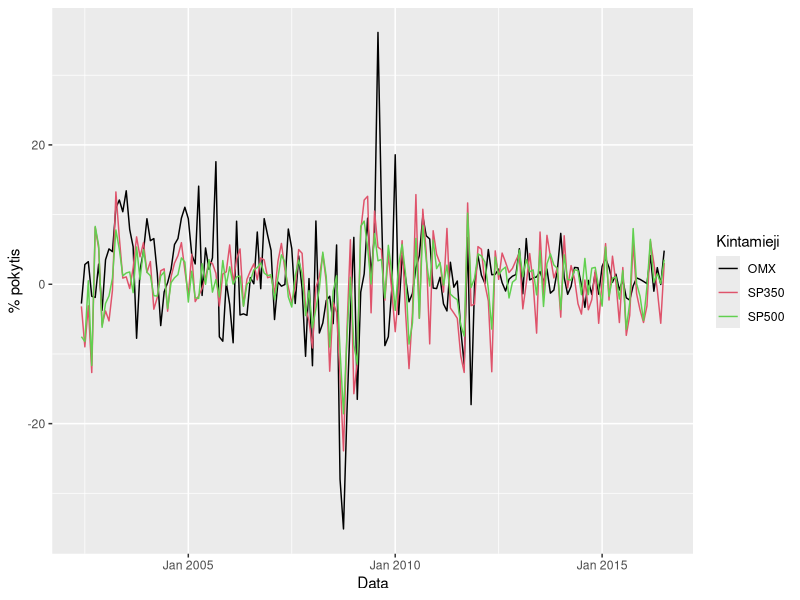
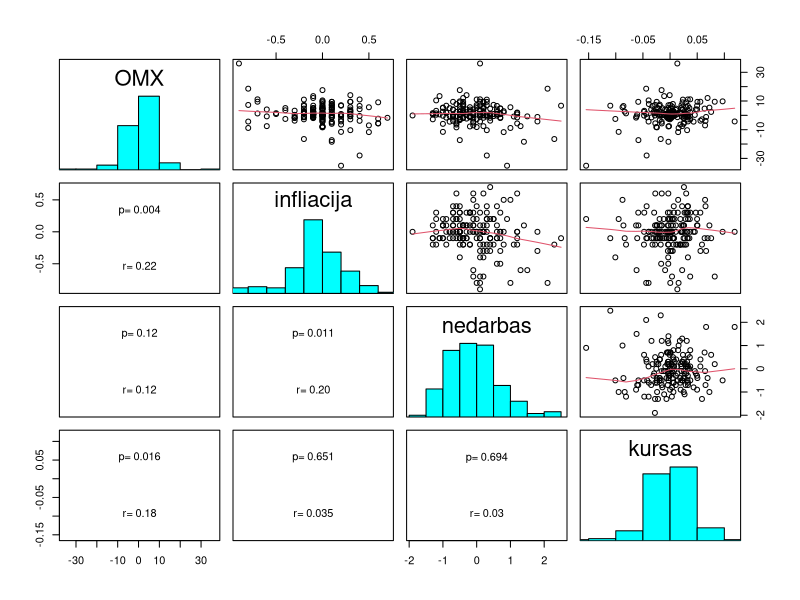
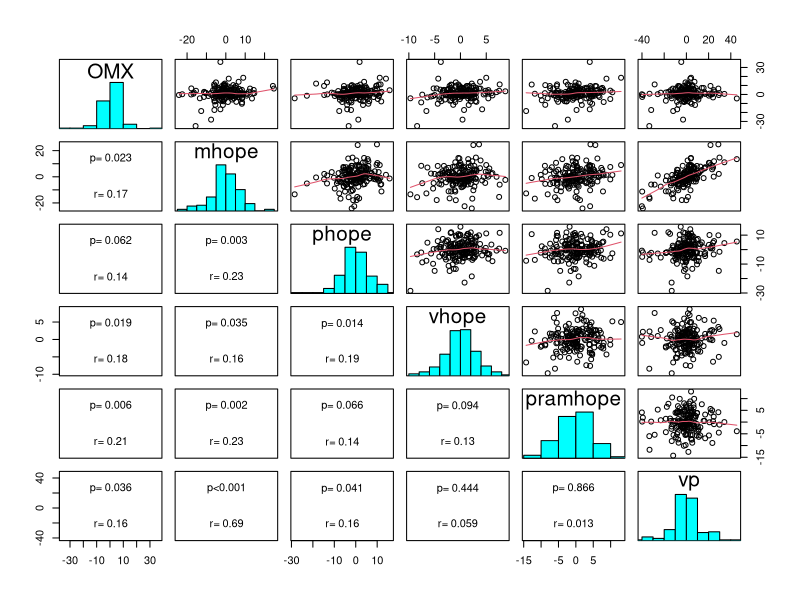

Here is the R script that generated these plots, in order: (Note: this script raises an error after producing the figures.)
## ---- chunk 1
library("quantmod")
library("forecast")
library("xts")
library("dplyr")
library("gridExtra")
library("ggplot2")
library("reshape2")
library("knitr")
library("tseries")
library("sandwich")
library("lmtest")
library(MASS)

## ---- chunk 2
data=read.csv("rawdata.csv")



data[ data == ":" ] = NA
data=data[complete.cases(data),]
rownames(data)<-NULL
## ---- chunk 3
data2=apply(data[,-1],2,as.numeric)
rownames(data2)=data[,1]
data2=data.frame(data2)
data2$nedarbas=data2$nedarbas/10

data2[,c("OMX","SP350","SP500","kk","mp","ip")] = apply(data2[,c("OMX","SP350","SP500","kk","mp","ip")],2,log)    #logaritmuojama indeksai, akcijų kainos, kursas  

data2[,c("OMX","SP350","SP500","kk","mp","ip")]=data2[,c("OMX","SP350","SP500","kk","mp","ip")]*100

data2$euribor=((data2$euribor+1)^(1/12)-1)*12                    #reiketu gal menesio?
names(data2)[names(data2) == 'euribor'] <- 'palukanos'

data3=data.frame(diff(as.matrix(data2)))  
data3$euribor=data2$euribor[-1]
names(data3)[names(data3) == 'euribor'] <- 'palukanos'
data3$gkl = data$gkl[-1]    #gamintoju kainu lygio nereik diferencijuot nes jau yra pokytis %
#tsdisplay(data3$infliacija)

p=apply(data3[,],2,function(i)adf.test(i,k=1)$p.value)
p=data.frame(p)
p[,1] = round(p[,1], digits = 2)
kable(p)

data3$OMX=data3$OMX-data3$palukanos
data3$SP350=data3$SP350-data3$palukanos
data3$SP500=data3$SP500-data3$palukanos
## ---- chunk 4
panel.hist <- function(x, ...)    #ši funkcija reikalinga grafikų lentelei išbrėžti (histogramos pateikimui)                        
{
  usr <- par("usr"); on.exit(par(usr))
  par(usr = c(usr[1:2], 0, 1.5) )
  h <- hist(x, plot = FALSE)
  breaks <- h$breaks; nB <- length(breaks)
  y <- h$counts; y <- y/max(y)
  rect(breaks[-nB], 0, breaks[-1], y, col = "cyan", ...)
}

panel.cor2 <- function(x, y, digits=2, cex.cor)
{
  usr <- par("usr"); on.exit(par(usr))
  par(usr = c(0, 1, 0, 1))
  r <- abs(cor(x, y))
  txt <- format(c(r, 0.123456789), digits=digits)[1]
  test <- cor.test(x,y)
  Signif <- ifelse(round(test$p.value,3)<0.001,"p<0.001",paste("p=",round(test$p.value,3)))  
  text(0.5, 0.25, paste("r=",txt))
  text(.5, .75, Signif)
}
panel.cor <- function(x, y, digits = 2, prefix = "", cex.cor,...)    #ši funkcija reikalinga grafikų lentelei
    #išbrėžti (koreliacijos koeficiento radimui)
{
  usr <- par("usr"); on.exit(par(usr))
  par(usr = c(0, 1, 0, 1))
  r <- abs(cor(x, y))
  txt <- format(c(r, 0.123456789), digits = digits)[1]
  txt <- paste0(prefix, txt)
  if(missing(cex.cor)) cex.cor <- 0.8/strwidth(txt)
  text(0.5, 0.5, txt, cex = 3)
}
## ---- chunk 5
Data = rownames(data3)
Data=as.yearmon(Data, "%YM%m")

data3=cbind.data.frame(Data, data3)
## ---- chunk 6
akc = melt(data3[,c("OMX","SP350","SP500","Data")], id=c("Data"))
ggplot(akc) + geom_line(aes(x=Data, y=value, colour=variable)) +
  scale_colour_manual(values=c(1:4))+ylab("% pokytis")+
  guides(col=guide_legend(title="Kintamieji")) 
## ---- chunk 7
pairs(data3[,c("OMX","infliacija","nedarbas","kursas")],upper.panel=panel.smooth,diag.panel=panel.hist, lower.panel=panel.cor2)
## ---- chunk 8
pairs(data3[,c("OMX","mhope","phope","vhope","pramhope","vp")],upper.panel=panel.smooth,diag.panel=panel.hist, lower.panel=panel.cor2)
## ---- chunk 9
modelis=lm(OMX ~ SP350  + lag(phope,12)  + lag(ul,10)+lag(mhope, 3)+ lag(gkl, 9)+  lag(ip, 11)+lag(kursas,1),data=data3)  
modelis=mod_prog
AIC(modelis)
datafr=data.frame(summary(modelis)[c(4,8)] %>%  lapply(round,2))
colnames(datafr)=c("koeficientai","standartinis nuokrypis","koeficientu t reikšmes","p reiksme", "R kvadratas")

datafr[2:nrow(datafr),"R kvadratas"]="-"
kable(datafr)




## ---- chunk 10

kable(coeftest(modelis, vcov=vcovHC)[,])
summary(modelis)[8]



## ---- chunk 11
 par(mfrow = c(2, 2))
plot(modelis)
## ---- chunk 12
res<-bptest(modelis)
# p-value < 0.05, tai H0 negalime priimti - duomenys homoskedastiški.

## ---- chunk 13

Box.test(modelis$res, fitdf=0, type="Lj")
#p-value >0.05, vadinasi H0 neatmetama. Galima teigti, kad liekanos yra baltasis triukšmas.
## ---- chunk 14
shapiro.test(modelis$residuals)
# p-value > 0.05 - liekanos yra normalios
## ---- chunk 15
progn=numeric()
 for(i in 12:168){
   modelis = lm(OMX ~ lag(SP350,1)  + lag(phope,12)  + lag(ul,10)+lag(mhope, 3)+ lag(gkl, 9)+  lag(ip, 11)+lag(kursas,1),data=data3)  
   a=predict(modelis, data3[1:i+1,])
   progn=append(progn,a[length(a)])
   
}

progn=as.numeric(progn)
a=cbind(progn,data3$OMX[13:length(data3$OMX)])
a=data.frame(a)

menesiai=c(1:158)
a=cbind(menesiai,a)
rownames(a)=NULL
colnames(a)=c("menesiai","progn", "reali")
akc = melt(a, id=c("menesiai"))
ggplot(akc) + geom_line(aes(x=menesiai, y=value, colour=variable)) +
  scale_colour_manual(values=c(1:2))+ylab("% pokytis")+
  guides(col=guide_legend(title="Kintamieji")) +
  geom_hline(yintercept = 2)+
  geom_hline(yintercept = -2)
